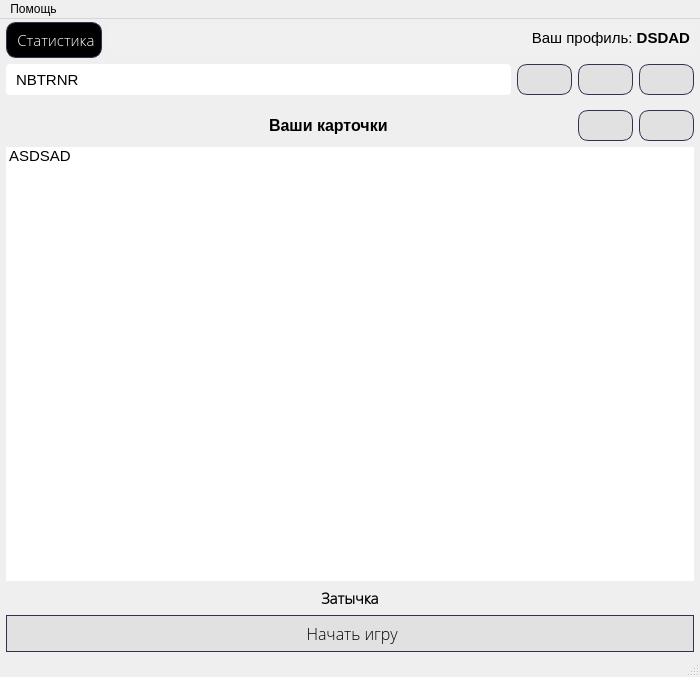
<?xml version="1.0" encoding="UTF-8"?>
<ui version="4.0">
 <class>Collections_and_card_menu</class>
 <widget class="QMainWindow" name="Collections_and_card_menu">
  <property name="geometry">
   <rect>
    <x>0</x>
    <y>0</y>
    <width>700</width>
    <height>677</height>
   </rect>
  </property>
  <property name="sizePolicy">
   <sizepolicy hsizetype="Preferred" vsizetype="Preferred">
    <horstretch>0</horstretch>
    <verstretch>0</verstretch>
   </sizepolicy>
  </property>
  <property name="minimumSize">
   <size>
    <width>700</width>
    <height>676</height>
   </size>
  </property>
  <property name="maximumSize">
   <size>
    <width>16777215</width>
    <height>16777215</height>
   </size>
  </property>
  <property name="focusPolicy">
   <enum>Qt::StrongFocus</enum>
  </property>
  <property name="windowTitle">
   <string>Your CardMemory</string>
  </property>
  <property name="windowIcon">
   <iconset>
    <normaloff>photo_data/window_icon.jpg</normaloff>photo_data/window_icon.jpg</iconset>
  </property>
  <property name="toolTip">
   <string/>
  </property>
  <widget class="QWidget" name="centralwidget">
   <property name="minimumSize">
    <size>
     <width>700</width>
     <height>0</height>
    </size>
   </property>
   <property name="focusPolicy">
    <enum>Qt::StrongFocus</enum>
   </property>
   <layout class="QGridLayout" name="gridLayout">
    <property name="leftMargin">
     <number>6</number>
    </property>
    <property name="topMargin">
     <number>3</number>
    </property>
    <property name="rightMargin">
     <number>6</number>
    </property>
    <property name="bottomMargin">
     <number>3</number>
    </property>
    <item row="0" column="0">
     <layout class="QHBoxLayout" name="horizontalLayout_3">
      <item>
       <widget class="QPushButton" name="btn_statistics">
        <property name="sizePolicy">
         <sizepolicy hsizetype="Preferred" vsizetype="Preferred">
          <horstretch>0</horstretch>
          <verstretch>0</verstretch>
         </sizepolicy>
        </property>
        <property name="font">
         <font>
          <family>Open Sans Light</family>
          <pointsize>11</pointsize>
         </font>
        </property>
        <property name="styleSheet">
         <string notr="true">QPushButton {
background-color: rgb(0,0,0);
border: 1px solid #343155;color: #FFF;
padding: 6px; border-radius: 10px;}

QPushButton:hover, QPushButton:clicked { 
background-color: rgb(43, 43, 43); 
border: 1px solid #FFF;}
QPushButton:pressed {
background-color: rgb(127, 127, 127);}</string>
        </property>
        <property name="text">
         <string> Статистика</string>
        </property>
        <property name="icon">
         <iconset>
          <normaloff>photo_data/statistics_icon.png</normaloff>photo_data/statistics_icon.png</iconset>
        </property>
       </widget>
      </item>
      <item>
       <widget class="QTextBrowser" name="profile_login_browse">
        <property name="sizePolicy">
         <sizepolicy hsizetype="Expanding" vsizetype="Maximum">
          <horstretch>0</horstretch>
          <verstretch>0</verstretch>
         </sizepolicy>
        </property>
        <property name="minimumSize">
         <size>
          <width>565</width>
          <height>29</height>
         </size>
        </property>
        <property name="maximumSize">
         <size>
          <width>16777215</width>
          <height>29</height>
         </size>
        </property>
        <property name="styleSheet">
         <string notr="true">background-color: rgb(240, 240, 240);</string>
        </property>
        <property name="frameShape">
         <enum>QFrame::NoFrame</enum>
        </property>
        <property name="frameShadow">
         <enum>QFrame::Plain</enum>
        </property>
        <property name="verticalScrollBarPolicy">
         <enum>Qt::ScrollBarAlwaysOff</enum>
        </property>
        <property name="horizontalScrollBarPolicy">
         <enum>Qt::ScrollBarAlwaysOff</enum>
        </property>
        <property name="sizeAdjustPolicy">
         <enum>QAbstractScrollArea::AdjustToContents</enum>
        </property>
        <property name="tabChangesFocus">
         <bool>false</bool>
        </property>
        <property name="undoRedoEnabled">
         <bool>false</bool>
        </property>
        <property name="html">
         <string>&lt;!DOCTYPE HTML PUBLIC &quot;-//W3C//DTD HTML 4.0//EN&quot; &quot;http://www.w3.org/TR/REC-html40/strict.dtd&quot;&gt;
&lt;html&gt;&lt;head&gt;&lt;meta name=&quot;qrichtext&quot; content=&quot;1&quot; /&gt;&lt;style type=&quot;text/css&quot;&gt;
p, li { white-space: pre-wrap; }
&lt;/style&gt;&lt;/head&gt;&lt;body style=&quot; font-family:'MS Shell Dlg 2'; font-size:6.6pt; font-weight:400; font-style:normal;&quot;&gt;
&lt;p align=&quot;right&quot; style=&quot; margin-top:0px; margin-bottom:0px; margin-left:0px; margin-right:0px; -qt-block-indent:0; text-indent:0px;&quot;&gt;&lt;span style=&quot; font-size:11pt;&quot;&gt;Ваш профиль: &lt;/span&gt;&lt;span style=&quot; font-size:11pt; font-weight:600;&quot;&gt;DSDAD&lt;/span&gt;&lt;/p&gt;&lt;/body&gt;&lt;/html&gt;</string>
        </property>
        <property name="overwriteMode">
         <bool>false</bool>
        </property>
       </widget>
      </item>
     </layout>
    </item>
    <item row="1" column="0">
     <layout class="QHBoxLayout" name="horizontalLayout_2">
      <property name="sizeConstraint">
       <enum>QLayout::SetDefaultConstraint</enum>
      </property>
      <item>
       <widget class="QComboBox" name="collection_box">
        <property name="sizePolicy">
         <sizepolicy hsizetype="Expanding" vsizetype="Preferred">
          <horstretch>0</horstretch>
          <verstretch>0</verstretch>
         </sizepolicy>
        </property>
        <property name="font">
         <font>
          <pointsize>11</pointsize>
         </font>
        </property>
        <property name="toolTip">
         <string>Ваши коллекции</string>
        </property>
        <property name="styleSheet">
         <string notr="true">/* Стиль для коибо */
#collection_box{
	border: 1 px solid #ced4da;
	border-radius: 4px;
	padding-left: 10px;}

/* Стиль для арены со стрелкой */
#collection_box::drop-down{
	border:0px;}

#collection_box::down-arrow{
	image: url(ui/photo_data/down_arrow_list.png);
	width: 13 px;
	height: 13px;
	margin-right: 15px;
}

#collection_box:on{
	border: 4px solid #c2dbfe;
}


#collection_box QListView{
	font-size: 12px;
	border: 1px solid rgba(0, 0, 0, 10%);
	border-radius: 8px;
	padding: 5px;
	background-color: #fff;
	outline: 0px;
}

#collection_box QListView::item{
	padding-left: 10px;
	background-color: #fff;
}

#collection_box QListView::item:hover{
	background-color: #1e90ff;
}

#collection_box QListView::item:selected{
	background-color: #1e90ff;
}</string>
        </property>
        <property name="maxVisibleItems">
         <number>3</number>
        </property>
        <item>
         <property name="text">
          <string>NBTRNR</string>
         </property>
        </item>
       </widget>
      </item>
      <item>
       <widget class="QPushButton" name="btn_add_collection">
        <property name="sizePolicy">
         <sizepolicy hsizetype="Fixed" vsizetype="Fixed">
          <horstretch>0</horstretch>
          <verstretch>0</verstretch>
         </sizepolicy>
        </property>
        <property name="minimumSize">
         <size>
          <width>55</width>
          <height>31</height>
         </size>
        </property>
        <property name="maximumSize">
         <size>
          <width>55</width>
          <height>31</height>
         </size>
        </property>
        <property name="toolTip">
         <string>Добавить коллекцию</string>
        </property>
        <property name="statusTip">
         <string/>
        </property>
        <property name="whatsThis">
         <string/>
        </property>
        <property name="accessibleName">
         <string/>
        </property>
        <property name="accessibleDescription">
         <string/>
        </property>
        <property name="styleSheet">
         <string notr="true">QPushButton {
background-color: rgb(225, 225, 225);
border: 1px solid #343155; color: #fff;
padding: 6px; border-radius: 10px;}

QPushButton:hover, QPushButton:clicked { 
background-color: rgb(208, 208, 208); 
border: 1px solid rgb(171, 226, 81);}
QPushButton:pressed {
background-color:rgb(153, 218, 51) ;}</string>
        </property>
        <property name="text">
         <string/>
        </property>
        <property name="icon">
         <iconset>
          <normaloff>photo_data/plus.png</normaloff>photo_data/plus.png</iconset>
        </property>
        <property name="iconSize">
         <size>
          <width>32</width>
          <height>20</height>
         </size>
        </property>
       </widget>
      </item>
      <item>
       <widget class="QPushButton" name="btn_del_collection">
        <property name="sizePolicy">
         <sizepolicy hsizetype="Fixed" vsizetype="Fixed">
          <horstretch>0</horstretch>
          <verstretch>0</verstretch>
         </sizepolicy>
        </property>
        <property name="minimumSize">
         <size>
          <width>55</width>
          <height>31</height>
         </size>
        </property>
        <property name="maximumSize">
         <size>
          <width>55</width>
          <height>31</height>
         </size>
        </property>
        <property name="toolTip">
         <string>Удалить коллекцию</string>
        </property>
        <property name="styleSheet">
         <string notr="true">QPushButton {
background-color: rgb(225, 225, 225);
border: 1px solid #343155; color: #fff;
padding: 6px; border-radius: 10px;}

QPushButton:hover, QPushButton:clicked { 
background-color: rgb(208, 208, 208); 
border: 1px solid rgb(225, 78, 78);}
QPushButton:pressed {
background-color:rgb(211, 79, 79);}</string>
        </property>
        <property name="text">
         <string/>
        </property>
        <property name="icon">
         <iconset>
          <normaloff>photo_data/min.png</normaloff>photo_data/min.png</iconset>
        </property>
        <property name="iconSize">
         <size>
          <width>32</width>
          <height>20</height>
         </size>
        </property>
       </widget>
      </item>
      <item>
       <widget class="QPushButton" name="btn_edit_collection">
        <property name="sizePolicy">
         <sizepolicy hsizetype="Fixed" vsizetype="Fixed">
          <horstretch>0</horstretch>
          <verstretch>0</verstretch>
         </sizepolicy>
        </property>
        <property name="minimumSize">
         <size>
          <width>55</width>
          <height>31</height>
         </size>
        </property>
        <property name="maximumSize">
         <size>
          <width>55</width>
          <height>31</height>
         </size>
        </property>
        <property name="toolTip">
         <string>Изменить название коллекции</string>
        </property>
        <property name="styleSheet">
         <string notr="true">QPushButton {
background-color: rgb(225, 225, 225);
border: 1px solid #343155; color: #fff;
padding: 6px; border-radius: 10px;}

QPushButton:hover, QPushButton:clicked { 
background-color: rgb(208, 208, 208); 
border: 1px solid rgb(255, 152, 1);}
QPushButton:pressed {
background-color: rgb(218, 127, 0);}</string>
        </property>
        <property name="text">
         <string/>
        </property>
        <property name="icon">
         <iconset>
          <normaloff>photo_data/pencil.png</normaloff>photo_data/pencil.png</iconset>
        </property>
        <property name="iconSize">
         <size>
          <width>32</width>
          <height>20</height>
         </size>
        </property>
        <property name="checkable">
         <bool>false</bool>
        </property>
       </widget>
      </item>
     </layout>
    </item>
    <item row="2" column="0">
     <spacer name="verticalSpacer">
      <property name="orientation">
       <enum>Qt::Vertical</enum>
      </property>
      <property name="sizeType">
       <enum>QSizePolicy::Minimum</enum>
      </property>
      <property name="sizeHint" stdset="0">
       <size>
        <width>20</width>
        <height>9</height>
       </size>
      </property>
     </spacer>
    </item>
    <item row="3" column="0">
     <layout class="QHBoxLayout" name="horizontalLayout">
      <item>
       <spacer name="horizontalSpacer_3">
        <property name="orientation">
         <enum>Qt::Horizontal</enum>
        </property>
        <property name="sizeType">
         <enum>QSizePolicy::Expanding</enum>
        </property>
        <property name="sizeHint" stdset="0">
         <size>
          <width>40</width>
          <height>20</height>
         </size>
        </property>
       </spacer>
      </item>
      <item>
       <widget class="QLabel" name="label">
        <property name="sizePolicy">
         <sizepolicy hsizetype="Expanding" vsizetype="Preferred">
          <horstretch>0</horstretch>
          <verstretch>0</verstretch>
         </sizepolicy>
        </property>
        <property name="font">
         <font>
          <pointsize>12</pointsize>
          <weight>75</weight>
          <bold>true</bold>
         </font>
        </property>
        <property name="text">
         <string>Ваши карточки</string>
        </property>
       </widget>
      </item>
      <item>
       <spacer name="horizontalSpacer_2">
        <property name="orientation">
         <enum>Qt::Horizontal</enum>
        </property>
        <property name="sizeType">
         <enum>QSizePolicy::Preferred</enum>
        </property>
        <property name="sizeHint" stdset="0">
         <size>
          <width>40</width>
          <height>20</height>
         </size>
        </property>
       </spacer>
      </item>
      <item>
       <widget class="QPushButton" name="btn_add_card">
        <property name="minimumSize">
         <size>
          <width>55</width>
          <height>31</height>
         </size>
        </property>
        <property name="maximumSize">
         <size>
          <width>55</width>
          <height>31</height>
         </size>
        </property>
        <property name="toolTip">
         <string>Добавить карточку в коллекцию</string>
        </property>
        <property name="styleSheet">
         <string notr="true">QPushButton {
background-color: rgb(225, 225, 225);
border: 1px solid #343155; color: #fff;
padding: 6px; border-radius: 10px;}

QPushButton:hover, QPushButton:clicked { 
background-color: rgb(208, 208, 208); 
border: 1px solid rgb(171, 226, 81);}
QPushButton:pressed {
background-color:rgb(153, 218, 51) ;}</string>
        </property>
        <property name="text">
         <string/>
        </property>
        <property name="icon">
         <iconset>
          <normaloff>photo_data/plus.png</normaloff>photo_data/plus.png</iconset>
        </property>
        <property name="iconSize">
         <size>
          <width>32</width>
          <height>20</height>
         </size>
        </property>
       </widget>
      </item>
      <item>
       <widget class="QPushButton" name="btn_del_card">
        <property name="minimumSize">
         <size>
          <width>55</width>
          <height>31</height>
         </size>
        </property>
        <property name="maximumSize">
         <size>
          <width>55</width>
          <height>31</height>
         </size>
        </property>
        <property name="toolTip">
         <string>Удалить карточку из коллекции</string>
        </property>
        <property name="styleSheet">
         <string notr="true">QPushButton {
background-color: rgb(225, 225, 225);
border: 1px solid #343155; color: #fff;
padding: 6px; border-radius: 10px;}

QPushButton:hover, QPushButton:clicked { 
background-color: rgb(208, 208, 208); 
border: 1px solid rgb(225, 78, 78);}
QPushButton:pressed {
background-color:rgb(211, 79, 79);}</string>
        </property>
        <property name="text">
         <string/>
        </property>
        <property name="icon">
         <iconset>
          <normaloff>photo_data/min.png</normaloff>photo_data/min.png</iconset>
        </property>
        <property name="iconSize">
         <size>
          <width>32</width>
          <height>20</height>
         </size>
        </property>
       </widget>
      </item>
     </layout>
    </item>
    <item row="4" column="0">
     <layout class="QVBoxLayout" name="verticalLayout">
      <item>
       <widget class="QListWidget" name="cards_in_collection">
        <property name="sizePolicy">
         <sizepolicy hsizetype="Expanding" vsizetype="Expanding">
          <horstretch>0</horstretch>
          <verstretch>0</verstretch>
         </sizepolicy>
        </property>
        <property name="font">
         <font>
          <pointsize>11</pointsize>
         </font>
        </property>
        <property name="styleSheet">
         <string notr="true">QListWidget{
	border: 1 px solid black;
	border-radius: 1px;}</string>
        </property>
        <property name="selectionMode">
         <enum>QAbstractItemView::SingleSelection</enum>
        </property>
        <property name="iconSize">
         <size>
          <width>20</width>
          <height>20</height>
         </size>
        </property>
        <property name="movement">
         <enum>QListView::Static</enum>
        </property>
        <property name="viewMode">
         <enum>QListView::ListMode</enum>
        </property>
        <property name="sortingEnabled">
         <bool>true</bool>
        </property>
        <item>
         <property name="text">
          <string>ASDSAD</string>
         </property>
        </item>
       </widget>
      </item>
      <item>
       <widget class="QLabel" name="label_for_descript">
        <property name="sizePolicy">
         <sizepolicy hsizetype="Expanding" vsizetype="Preferred">
          <horstretch>0</horstretch>
          <verstretch>0</verstretch>
         </sizepolicy>
        </property>
        <property name="font">
         <font>
          <family>Open Sans Light</family>
          <pointsize>11</pointsize>
          <weight>75</weight>
          <bold>true</bold>
         </font>
        </property>
        <property name="text">
         <string>Затычка</string>
        </property>
        <property name="alignment">
         <set>Qt::AlignCenter</set>
        </property>
       </widget>
      </item>
      <item>
       <widget class="QPushButton" name="btn_start_game">
        <property name="sizePolicy">
         <sizepolicy hsizetype="Expanding" vsizetype="Preferred">
          <horstretch>0</horstretch>
          <verstretch>0</verstretch>
         </sizepolicy>
        </property>
        <property name="font">
         <font>
          <family>Open Sans Light</family>
          <pointsize>12</pointsize>
          <weight>50</weight>
          <bold>false</bold>
         </font>
        </property>
        <property name="toolTip">
         <string>Начать игру с карточками из коллекции</string>
        </property>
        <property name="statusTip">
         <string/>
        </property>
        <property name="styleSheet">
         <string notr="true">QPushButton {
background-color: rgb(225, 225, 225);
border: 1px solid #343155;
padding: 6px; border-radius: 20px;}

QPushButton:hover, QPushButton:clicked { 
background-color: rgb(208, 208, 208); 
border: 1px solid rgb(26, 71, 24);}
QPushButton:pressed {
background-color: rgb(60, 166, 57);}</string>
        </property>
        <property name="text">
         <string> Начать игру</string>
        </property>
        <property name="icon">
         <iconset>
          <normaloff>photo_data/start_game.png</normaloff>photo_data/start_game.png</iconset>
        </property>
        <property name="iconSize">
         <size>
          <width>32</width>
          <height>32</height>
         </size>
        </property>
       </widget>
      </item>
     </layout>
    </item>
   </layout>
  </widget>
  <widget class="QMenuBar" name="menubar">
   <property name="geometry">
    <rect>
     <x>0</x>
     <y>0</y>
     <width>700</width>
     <height>22</height>
    </rect>
   </property>
   <property name="toolTip">
    <string/>
   </property>
   <property name="accessibleName">
    <string/>
   </property>
   <property name="accessibleDescription">
    <string/>
   </property>
   <property name="nativeMenuBar">
    <bool>true</bool>
   </property>
   <widget class="QMenu" name="menu_help">
    <property name="focusPolicy">
     <enum>Qt::StrongFocus</enum>
    </property>
    <property name="toolTip">
     <string>Помощь</string>
    </property>
    <property name="statusTip">
     <string/>
    </property>
    <property name="whatsThis">
     <string/>
    </property>
    <property name="accessibleName">
     <string/>
    </property>
    <property name="accessibleDescription">
     <string/>
    </property>
    <property name="layoutDirection">
     <enum>Qt::LeftToRight</enum>
    </property>
    <property name="styleSheet">
     <string notr="true"/>
    </property>
    <property name="tearOffEnabled">
     <bool>false</bool>
    </property>
    <property name="title">
     <string>Помощь</string>
    </property>
    <property name="icon">
     <iconset>
      <normaloff>photo_data/help.png</normaloff>photo_data/help.png</iconset>
    </property>
    <property name="separatorsCollapsible">
     <bool>false</bool>
    </property>
    <property name="toolTipsVisible">
     <bool>false</bool>
    </property>
    <addaction name="action"/>
   </widget>
   <addaction name="menu_help"/>
  </widget>
  <widget class="QStatusBar" name="statusbar"/>
  <action name="action">
   <property name="icon">
    <iconset>
     <normaloff>photo_data/question_icon.png</normaloff>photo_data/question_icon.png</iconset>
   </property>
   <property name="text">
    <string>Некоторые подсказки</string>
   </property>
  </action>
 </widget>
 <resources/>
 <connections/>
</ui>
